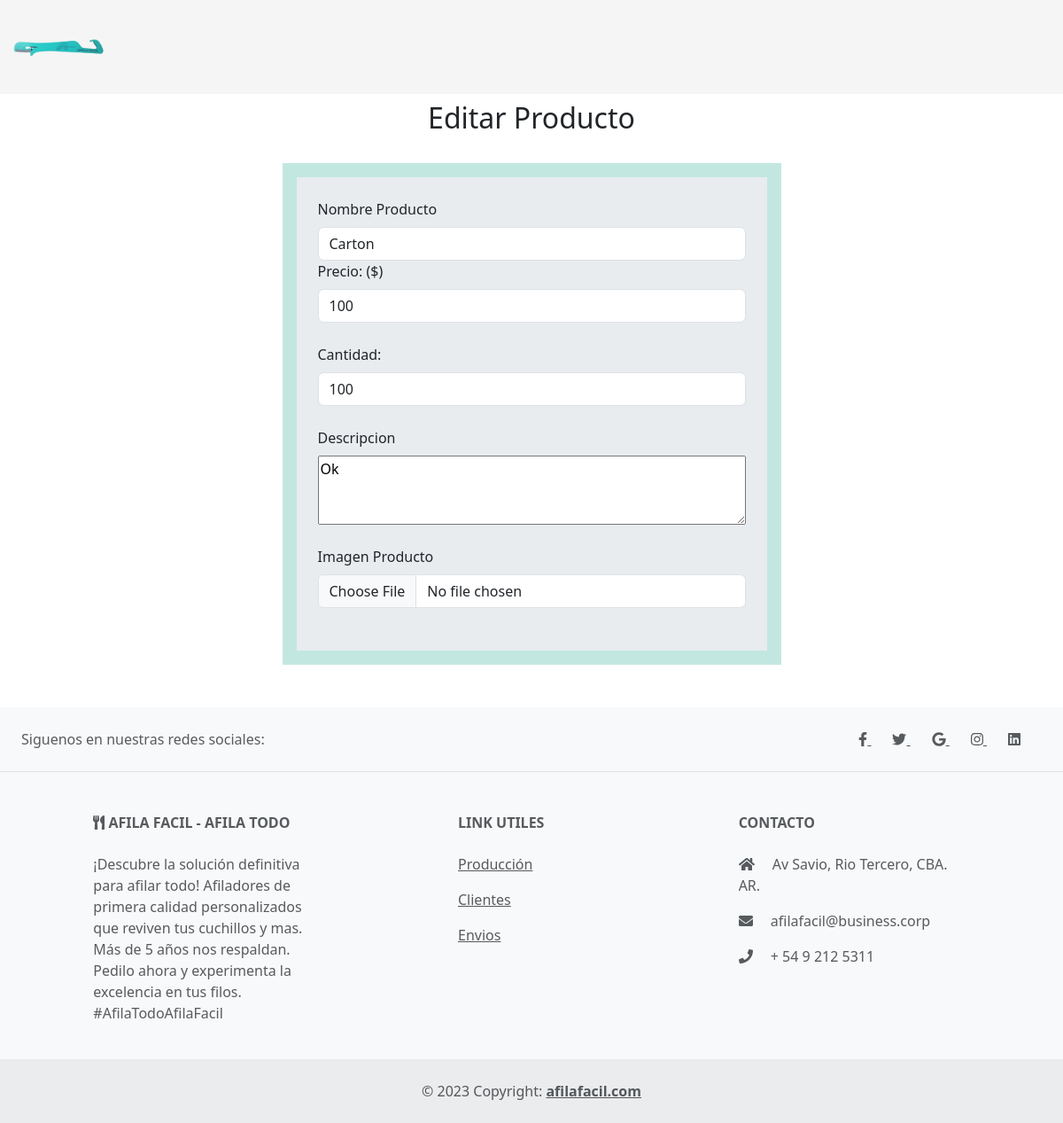
/editar/1/, run on an earlier commit of the app's database.
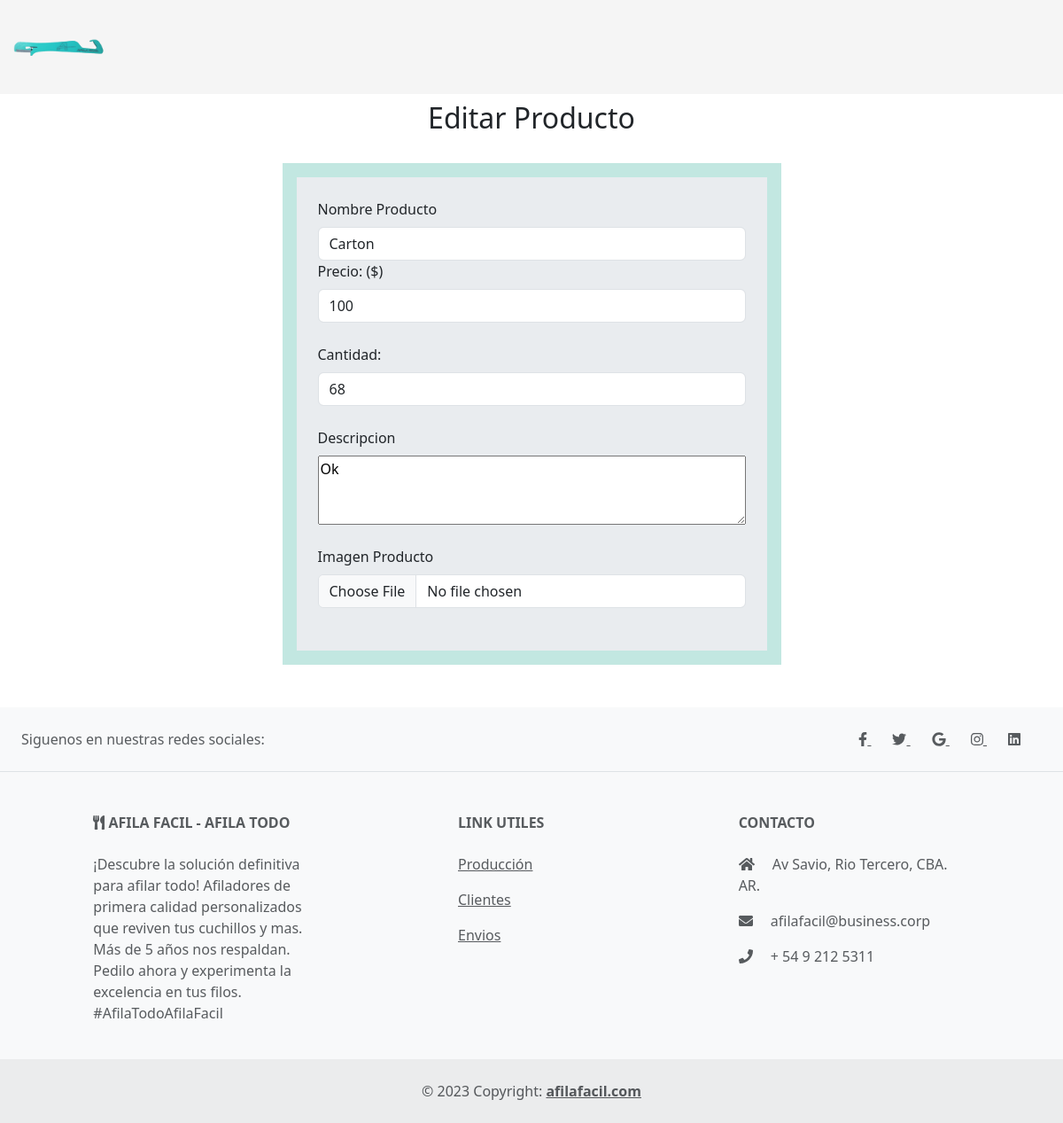
And on a later commit of the database.
### materias_primas/models.py (models this page shows, shortened)
class Productos(models.Model):
    nombre = models.CharField(max_length=45)
    descripcion = models.CharField(max_length=200)
    precio = models.IntegerField()
    cantidad = models.IntegerField()
    imagen = models.CharField(max_length=100)
    class Meta:
        db_table = 'productos'
        verbose_name = "Producto"

### materias_primas/views.py (the view)
# urls.py: path('editar/<int:id>/', views.editar_producto, name='editar_producto'),
def editar_producto(request, id):
    producto = get_object_or_404(Productos, pk=id)
    if request.method == 'POST':
        form = ProductoForm(request.POST, request.FILES)
        if form.is_valid():
            producto.nombre = form.cleaned_data['nombre']
            producto.precio = form.cleaned_data['precio']
            producto.cantidad = form.cleaned_data['cantidad']
            producto.descripcion = form.cleaned_data['descripcion']
            producto.imagen = form.cleaned_data['imagen']
            producto.save()
            return redirect('productos')
    else:
        form = ProductoForm(initial={
            'nombre': producto.nombre,
            'precio': producto.precio,
            'cantidad': producto.cantidad,
            'descripcion': producto.descripcion,
            'imagen': producto.imagen
        })
    return render(request, 'modificacionProducto.html', {'form': form, 'producto': producto})

### materias_primas/forms.py
class ProductoForm(forms.Form):
    nombre = forms.CharField(max_length=100, required=True)
    descripcion = forms.CharField(max_length=255, required=True, widget=forms.Textarea)
    precio = forms.IntegerField(required=True)
    cantidad = forms.IntegerField(required=True)
    imagen = forms.CharField(max_length=100, required=False)
    class Meta:
            model = Productos

### materias_primas/templates/modificacionProducto.html (shortened to what this page needs)
{% extends "materias_primas/layout.html" %}
{% load static %}
{% block content %}
    <div class="container-fluid ">
        <div class="d-flex flex-column align-items-center">
          <h2 class="mb-3 mt-2">Editar Producto</h2>
          <div class="d-flex justify-content-center mt-3 mb-5" style="background-color: #c2e7e1;">
            <form class="m-3 p-4 bg-body-secondary" method="post" action="{% url 'editar_producto' producto.id %}"  enctype="multipart/form-data">
              <div class="row">
                  <div class="form-outline w-100">
                    <label class="form-label" for="nombre">Nombre Producto</label>
                    <input type="text" id="nombre" name="nombre" class="form-control" value="{{ producto.nombre }}" />
                  </div>
              </div>
                <div class="row mb-4">
                    <div class="form-outline w-100">
                    <label class="form-label" for="precio">Precio: ($)</label>
                    <input type="number" id="precio" name="precio" class="form-control" value="{{ producto.precio }}"/>
                    </div>
                </div>
                <div class="row mb-4">
                    <div class="form-outline w-100">
                    <label class="form-label" for="cantidad">Cantidad: </label>
                    <input type="number" id="cantidad" name="cantidad" class="form-control" value="{{ producto.cantidad }}"/>
                    </div>
                </div>
                <div class="row mb-4">
                    <div class="form-outline w-100 d-flex flex-column">
                        <label class="form-label" for="descripcion">Descripcion</label>
                        <textarea rows="3" cols="50" id="descripcion" name="descripcion" >{{ producto.descripcion }}</textarea>
                    </div>
                </div>
                <div class="row mb-4">
                    <div class="form-outline">
                    <label class="form-label w-100" for="imagen">Imagen Producto</label>
                    <input type="file" id="imagen" name="imagen" class="form-control" value="{{ producto.imagen }}"/>
                    </div>
                </div>
            </form>
        </div>
    </div>
  </div>
{% endblock %}

What changed in the data, as far as the page shows it:
changed Productos "Carton": cantidad "100" → "68"
